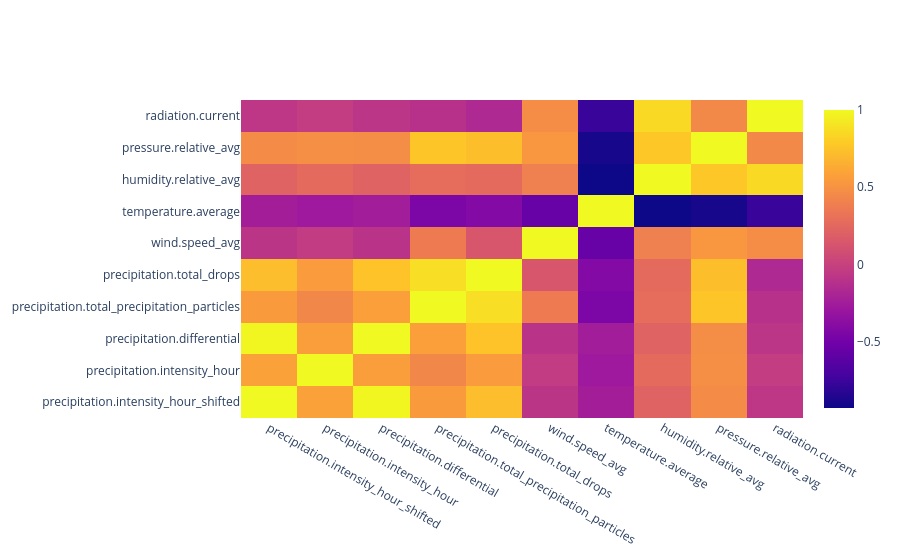

Write notebook code for a chart like this one.
### Code cell
# color df by correlation+
df_relevant.corr()
fig = go.Figure(data=go.Heatmap(z=df_relevant.corr(), x=df_relevant.columns, y=df_relevant.columns))
fig.show()

df_relevant.columns = columns_and_aggregation
df_relevant.corr()

### Figure 1 — Plotly figure (JSON) as saved in the notebook; plotly's stock layout.template omitted (floating-point values rounded to 4 significant figures)
{"data": [{"type": "heatmap", "x": ["precipitation.intensity_hour_shifted", "precipitation.intensity_hour", "precipitation.differential", "precipitation.total_precipitation_particles", "precipitation.total_drops", "wind.speed_avg", "temperature.average", "humidity.relative_avg", "pressure.relative_avg", "radiation.current"], "y": ["precipitation.intensity_hour_shifted", "precipitation.intensity_hour", "precipitation.differential", "precipitation.total_precipitation_particles", "precipitation.total_drops", "wind.speed_avg", "temperature.average", "humidity.relative_avg", "pressure.relative_avg", "radiation.current"], "z": [[1.0, 0.5837, 0.9851, 0.5461, 0.7246, -0.08341, -0.2428, 0.2168, 0.4581, -0.07081], [0.5837, 1.0, 0.562, 0.4382, 0.5495, -0.04035, -0.2742, 0.2635, 0.4809, -0.02949], [0.9851, 0.562, 1.0, 0.569, 0.7513, -0.09736, -0.2464, 0.2163, 0.4716, -0.08058], [0.5461, 0.4382, 0.569, 1.0, 0.8762, 0.3647, -0.4488, 0.2833, 0.761, -0.1121], [0.7246, 0.5495, 0.7513, 0.8762, 1.0, 0.1391, -0.4152, 0.2638, 0.7301, -0.1687], [-0.08341, -0.04035, -0.09736, 0.3647, 0.1391, 1.0, -0.5549, 0.3946, 0.5276, 0.4722], [-0.2428, -0.2742, -0.2464, -0.4488, -0.4152, -0.5549, 1.0, -0.9292, -0.8923, -0.7664], [0.2168, 0.2635, 0.2163, 0.2833, 0.2638, 0.3946, -0.9292, 1.0, 0.7755, 0.854], [0.4581, 0.4809, 0.4716, 0.761, 0.7301, 0.5276, -0.8923, 0.7755, 1.0, 0.4447], [-0.07081, -0.02949, -0.08058, -0.1121, -0.1687, 0.4722, -0.7664, 0.854, 0.4447, 1.0]]}], "layout": {}}
